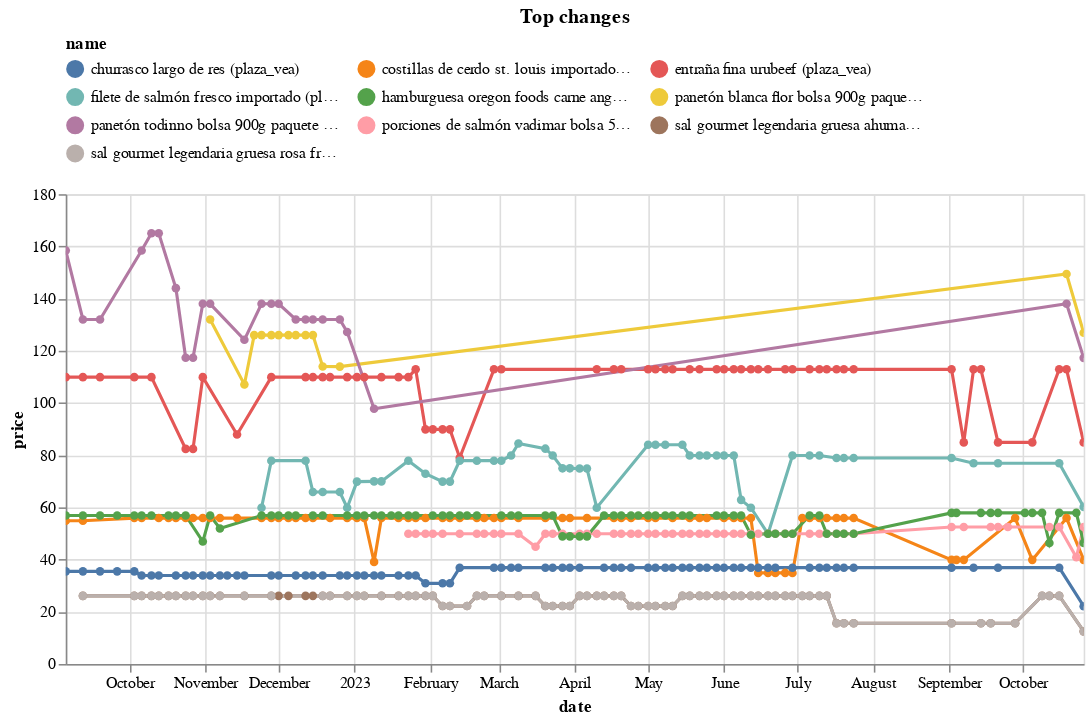

The notebook cell saved with this chart:
### Code cell
top_changes_abs.head(10).pipe(plot_changes, 'Top changes')

### Figure 1 — Vega-Lite specification as saved in the notebook (floating-point values rounded to 4 significant figures; data arrays with more than 128 entries replaced by an {"elided": "..."} marker saying what was removed)
{"config": {"view": {"continuousWidth": 300, "continuousHeight": 300}, "legend": {"columns": 3, "orient": "top"}}, "data": {"name": "data-b1260238bd2de5900d783dacdcf3d28c"}, "mark": {"type": "line", "point": true}, "encoding": {"color": {"field": "name", "scale": {"domain": ["churrasco largo de res (plaza_vea)", "costillas de cerdo st. louis importado (plaza_vea)", "entraña fina urubeef (plaza_vea)", "filete de salmón fresco importado (plaza_vea)", "hamburguesa oregon foods carne angus caja 4un (plaza_vea)", "panetón blanca flor bolsa 900g paquete 6un (plaza_vea)", "panetón todinno bolsa 900g paquete 6un (plaza_vea)", "porciones de salmón vadimar bolsa 500g (plaza_vea)", "sal gourmet legendaria gruesa ahumada frasco 150g (plaza_vea)", "sal gourmet legendaria gruesa rosa frasco 150g (plaza_vea)"]}, "type": "nominal"}, "tooltip": [{"field": "name", "type": "nominal"}, {"field": "price", "type": "quantitative"}, {"field": "last_price", "type": "quantitative"}], "x": {"field": "date", "type": "temporal"}, "y": {"field": "price", "type": "quantitative"}}, "params": [{"name": "param_7", "select": {"type": "point", "fields": ["name"]}, "bind": "legend"}, {"name": "param_8", "select": {"type": "interval", "encodings": ["x", "y"]}, "bind": "scales"}], "title": "Top changes", "transform": [{"filter": {"param": "param_7"}}], "width": 650, "$schema": "https://vega.github.io/schema/vega-lite/v5.15.1.json", "datasets": {"data-b1260238bd2de5900d783dacdcf3d28c": {"elided": "598 records"}}}
